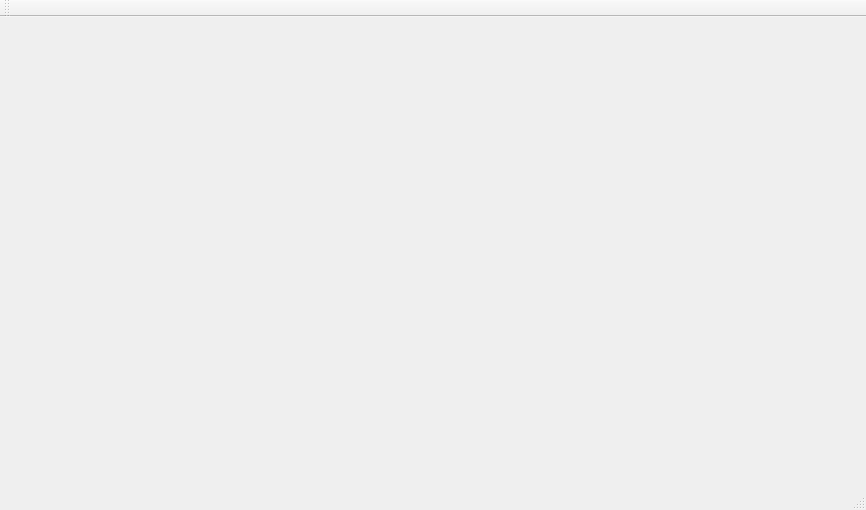
<?xml version="1.0" encoding="UTF-8"?>
<ui version="4.0">
 <class>MainWindow</class>
 <widget class="QMainWindow" name="MainWindow">
  <property name="geometry">
   <rect>
    <x>0</x>
    <y>0</y>
    <width>866</width>
    <height>510</height>
   </rect>
  </property>
  <property name="windowTitle">
   <string>Reconocimiento Facial</string>
  </property>
  <widget class="QWidget" name="centralWidget">
   <layout class="QHBoxLayout" name="horizontalLayout"/>
  </widget>
  <widget class="QMenuBar" name="menuBar">
   <property name="geometry">
    <rect>
     <x>0</x>
     <y>0</y>
     <width>866</width>
     <height>21</height>
    </rect>
   </property>
  </widget>
  <widget class="QToolBar" name="mainToolBar">
   <attribute name="toolBarArea">
    <enum>TopToolBarArea</enum>
   </attribute>
   <attribute name="toolBarBreak">
    <bool>false</bool>
   </attribute>
  </widget>
  <widget class="QStatusBar" name="statusBar"/>
 </widget>
 <layoutdefault spacing="6" margin="11"/>
 <resources/>
 <connections/>
</ui>
